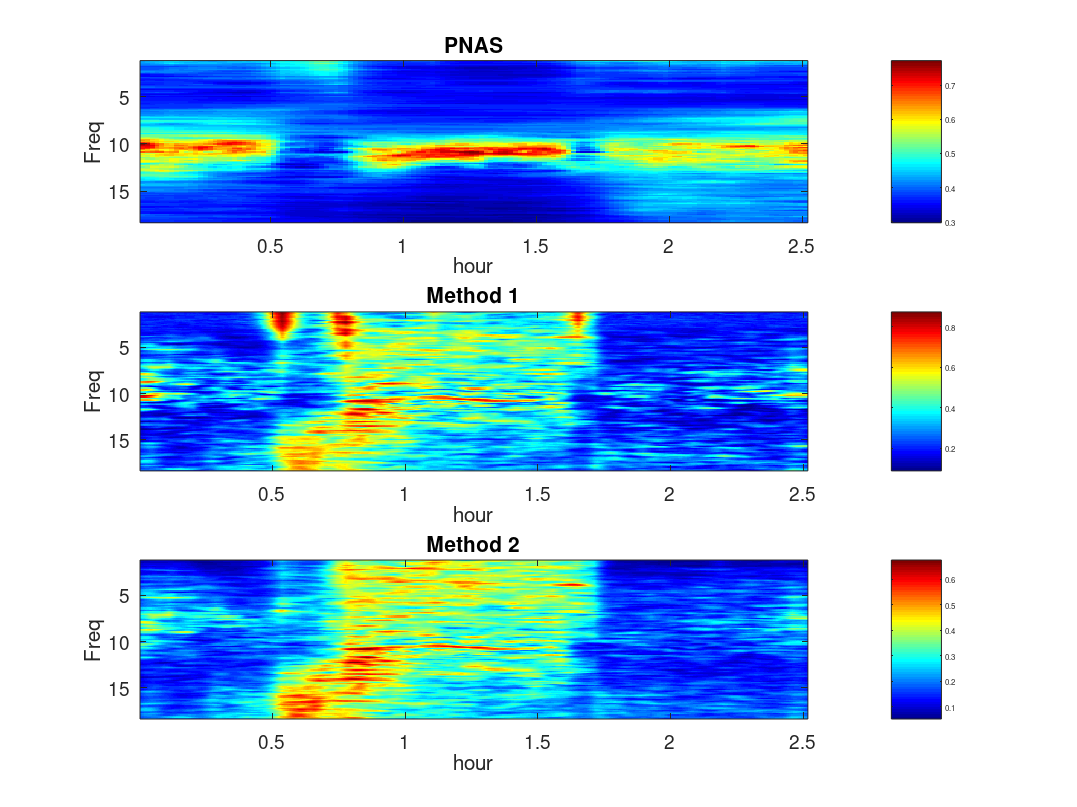
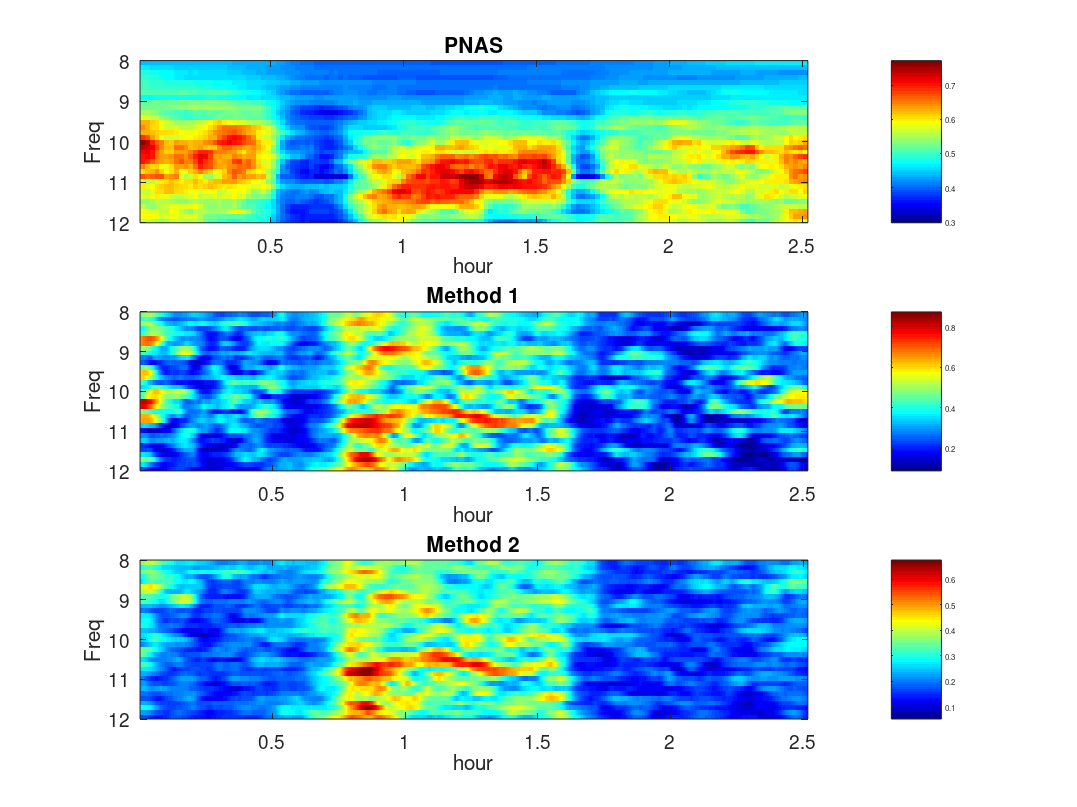

These figures' MATLAB source, in order:
Wnd        = 2048;
Freq       = 250*(10:150)/Wnd; %(1:1024)/Wnd; 
load('Part_1_4');
%COH_A  = COH;
COH_A = COH_F;

load('Part_2_4');
%COH_B  = COH;
COH_B = COH_F;

load('Part_3_4');
%COH_C  = COH;
COH_C = COH_F;


subplot(3,1,1)
imagesc((1:size(COH_A,1))*Wnd*8/(250*3600),Freq,COH_A');
colorbar
colormap('jet')
xlabel('hour')
ylabel('Freq')
set(gca,'fontsize',24)
title('PNAS')

subplot(3,1,2)
imagesc((1:size(COH_C,1))*Wnd/(250*3600),Freq,COH_C');
colorbar
colormap('jet')
xlabel('hour')
ylabel('Freq')
set(gca,'fontsize',24)
title('Method 1')
subplot(3,1,3)
imagesc((1:size(COH_B,1))*Wnd/(250*3600),Freq,COH_B');
colorbar
colormap('jet')
xlabel('hour')
ylabel('Freq')
title('Method 2')
set(gca,'fontsize',24)
set(gcf,'PaperUnits','centimeters','PaperPosition',[0 0 48 36])
print('-dpng',['data_4.png']);



subplot(3,1,1)
imagesc((1:size(COH_A,1))*Wnd*8/(250*3600),Freq,COH_A');
colorbar
colormap('jet')
xlabel('hour')
ylabel('Freq')
set(gca,'fontsize',24)
title('PNAS')
ylim([8 12])

subplot(3,1,2)
imagesc((1:size(COH_C,1))*Wnd/(250*3600),Freq,COH_C');
colorbar
colormap('jet')
xlabel('hour')
ylabel('Freq')
set(gca,'fontsize',24)
title('Method 1')
ylim([8 12])
subplot(3,1,3)
imagesc((1:size(COH_B,1))*Wnd/(250*3600),Freq,COH_B');
colorbar
colormap('jet')
xlabel('hour')
ylabel('Freq')
title('Method 2')
set(gca,'fontsize',24)
ylim([8 12])
set(gcf,'PaperUnits','centimeters','PaperPosition',[0 0 48 36])
print('-dpng',['data_5.png']);
